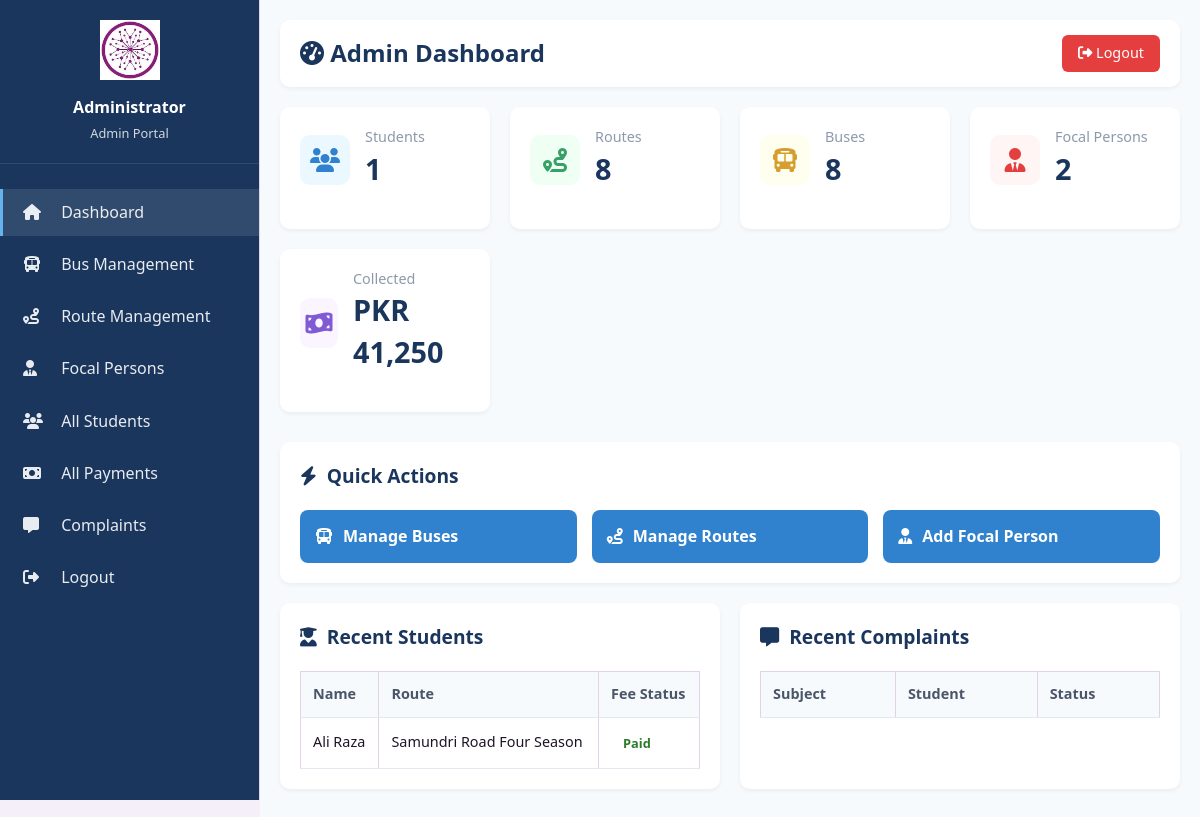
The page /backend/admin/dashboard.php (signed in) on the database its author committed.
### tables this page shows
CREATE TABLE students (
    student_id INT AUTO_INCREMENT PRIMARY KEY,
    name VARCHAR(100) NOT NULL,
    student_reg_no VARCHAR(50) UNIQUE,
    route_id INT,
    user_id INT UNIQUE,
    fee_status ENUM('Paid', 'Unpaid', 'Pending') DEFAULT 'Unpaid',
    fee_amount DECIMAL(10, 2) DEFAULT 0,
    last_payment_date DATE,
    created_at TIMESTAMP DEFAULT CURRENT_TIMESTAMP,
    updated_at TIMESTAMP DEFAULT CURRENT_TIMESTAMP ON UPDATE CURRENT_TIMESTAMP,
    FOREIGN KEY (route_id) REFERENCES routes(route_id) ON DELETE SET NULL,
    FOREIGN KEY (user_id) REFERENCES users(id) ON DELETE CASCADE
);

CREATE TABLE routes (
    route_id INT AUTO_INCREMENT PRIMARY KEY,
    route_name VARCHAR(100) NOT NULL,
    book_no INT,
    catalog_title VARCHAR(200),
    yearly_fare VARCHAR(50),
    academic_year VARCHAR(20),
    created_at TIMESTAMP DEFAULT CURRENT_TIMESTAMP
);

### backend/admin/dashboard.php (the view, shortened to what this page needs)
<?php
require_once '../connection.php';
$stats = [];
$stats['students'] = $conn->query("SELECT COUNT(*) as count FROM students")->fetch_assoc()['count'];
$stats['routes'] = $conn->query("SELECT COUNT(*) as count FROM routes")->fetch_assoc()['count'];
$stats['buses'] = $conn->query("SELECT COUNT(*) as count FROM buses")->fetch_assoc()['count'];
$stats['focal'] = $conn->query("SELECT COUNT(*) as count FROM focal_persons")->fetch_assoc()['count'];
$stats['users'] = $conn->query("SELECT COUNT(*) as count FROM users")->fetch_assoc()['count'];
$payment_stats = $conn->query("SELECT
    SUM(CASE WHEN status = 'Paid' THEN amount ELSE 0 END) as collected,
    SUM(amount) as total
FROM payments")->fetch_assoc();
$recent_students = $conn->query("SELECT s.*, r.route_name FROM students s
                                  LEFT JOIN routes r ON s.route_id = r.route_id
                                  ORDER BY s.created_at DESC LIMIT 5");
?>
<!DOCTYPE html>
<html lang="en">
<head>
    <link rel="stylesheet" href="../../style.css">
    <link rel="stylesheet" href="https://cdnjs.cloudflare.com/ajax/libs/font-awesome/6.4.0/css/all.min.css">
</head>
<body>
    <div class="dashboard-container">
        <aside class="sidebar">
            <div class="sidebar-header">
                <img src="../../download.jfif" alt="Logo">
                <h3>Administrator</h3>
                <p>Admin Portal</p>
            </div>
            <ul class="nav-menu">
                <li><a href="dashboard.php" class="active"><i class="fas fa-home"></i> Dashboard</a></li>
                <li><a href="buses.php"><i class="fas fa-bus"></i> Bus Management</a></li>
                <li><a href="routes.php"><i class="fas fa-route"></i> Route Management</a></li>
                <li><a href="focals.php"><i class="fas fa-user-tie"></i> Focal Persons</a></li>
                <li><a href="students.php"><i class="fas fa-users"></i> All Students</a></li>
                <li><a href="payments.php"><i class="fas fa-money-bill"></i> All Payments</a></li>
                <li><a href="complaints.php"><i class="fas fa-comment-alt"></i> Complaints</a></li>
                <li><a href="../logout.php"><i class="fas fa-sign-out-alt"></i> Logout</a></li>
            </ul>
        </aside>
        <main class="main-content">
            <div class="top-bar">
                <h1><i class="fas fa-tachometer-alt"></i> Admin Dashboard</h1>
                <a href="../logout.php" class="btn-logout"><i class="fas fa-sign-out-alt"></i> Logout</a>
            </div>
            <div class="dashboard-grid">
                <div class="stat-card">
                    <div class="stat-card-header">
                        <div class="stat-icon blue"><i class="fas fa-users"></i></div>
                        <div><div class="stat-label">Students</div><div class="stat-value"><?php echo $stats['students']; ?></div></div>
                    </div>
                </div>
                <div class="stat-card">
                    <div class="stat-card-header">
                        <div class="stat-icon green"><i class="fas fa-route"></i></div>
                        <div><div class="stat-label">Routes</div><div class="stat-value"><?php echo $stats['routes']; ?></div></div>
                    </div>
                </div>
                <div class="stat-card">
                    <div class="stat-card-header">
                        <div class="stat-icon yellow"><i class="fas fa-bus"></i></div>
                        <div><div class="stat-label">Buses</div><div class="stat-value"><?php echo $stats['buses']; ?></div></div>
                    </div>
                </div>
                <div class="stat-card">
                    <div class="stat-card-header">
                        <div class="stat-icon red"><i class="fas fa-user-tie"></i></div>
                        <div><div class="stat-label">Focal Persons</div><div class="stat-value"><?php echo $stats['focal']; ?></div></div>
                    </div>
                </div>
                <div class="stat-card">
                    <div class="stat-card-header">
                        <div class="stat-icon purple"><i class="fas fa-money-bill-wave"></i></div>
                        <div><div class="stat-label">Collected</div><div class="stat-value">PKR <?php echo number_format($payment_stats['collected'] ?? 0, 0); ?></div></div>
                    </div>
                </div>
            </div>
            <div class="content-card">
                <h2><i class="fas fa-bolt"></i> Quick Actions</h2>
                <div class="quick-actions">
                    <a href="buses.php" class="action-btn"><i class="fas fa-bus"></i> Manage Buses</a>
                    <a href="routes.php" class="action-btn"><i class="fas fa-route"></i> Manage Routes</a>
                    <a href="focals.php" class="action-btn"><i class="fas fa-user-tie"></i> Add Focal Person</a>
                </div>
            </div>
            <div style="display: grid; grid-template-columns: 1fr 1fr; gap: 20px;">
                <div class="content-card">
                    <h2><i class="fas fa-user-graduate"></i> Recent Students</h2>
                    <table class="data-table">
                        <thead><tr><th>Name</th><th>Route</th><th>Fee Status</th></tr></thead>
                        <tbody>
                            <?php while ($student = $recent_students->fetch_assoc()): ?>
                                <tr>
                                    <td><?php echo htmlspecialchars($student['name']); ?></td>
                                    <td><?php echo htmlspecialchars($student['route_name'] ?? 'Not Assigned'); ?></td>
                                    <td><span class="status-badge status-<?php echo strtolower($student['fee_status']); ?>"><?php echo $student['fee_status']; ?></span></td>
                                </tr>
                            <?php endwhile; ?>
                        </tbody>
                    </table>
                </div>
                <div class="content-card">
                    <h2><i class="fas fa-comment-alt"></i> Recent Complaints</h2>
                    <table class="data-table">
                        <thead><tr><th>Subject</th><th>Student</th><th>Status</th></tr></thead>
                    </table>
                </div>
            </div>
        </main>
    </div>
</body>
</html>

### style.css (style rules this page uses)
:root { --purple-900: #3e0d48; --purple-800: #5a1768; --purple-700: #6f1f7d; --purple-500: #8b2d99; --purple-300: #b568bf; --bg: #f4eff8; --text: #1f1326; --danger: #a10e5a; --ok: #6f1f7d; --card: #ffffff; --border: #e1d2e8; --success: #2d7a2d; --warning: #d4a017; --info: #2c5aa0; }
* { box-sizing: border-box; }
body { margin: 0; font-family: "Segoe UI", Tahoma, Geneva, Verdana, sans-serif; color: var(--text); background: var(--bg); line-height: 1.45; -webkit-font-smoothing: antialiased; -moz-osx-font-smoothing: grayscale; }
.sidebar { background: #fff; border-right: 1px solid var(--border); padding: 1rem 0.8rem; }
table { width: 100%; border-collapse: collapse; overflow: hidden; }
th, td { text-align: left; padding: 0.62rem 0.55rem; border: 1px solid var(--border); font-size: 0.9rem; }
th { background: rgba(139, 45, 153, 0.1); }
.stat-value { display: block; font-size: 1.5rem; font-weight: 700; color: var(--purple-700); margin-bottom: 0.25rem; }
.stat-label { font-size: 0.875rem; color: var(--text); opacity: 0.8; }
.status-paid { color: var(--success); font-weight: 600; }
.status-badge { padding: 0.5rem 1rem; border-radius: 20px; font-size: 0.85rem; font-weight: 600; display: inline-block; }
.stat-label { font-weight: 500; color: rgba(31, 19, 38, 0.7); }
.stat-value { font-weight: 700; font-size: 1.1rem; color: var(--text); }
.status-paid { color: var(--success) !important; font-weight: 600; }

### rows shown on the page
students: name "Ali Raza", route.route_name "Samundri Road Four Season", fee_status "Paid"

### other values the page prints
$stats['students'] "1"
$stats['routes'] "8"
$stats['buses'] "8"
$stats['focal'] "2"
$payment_stats['collected'] "41,250"
